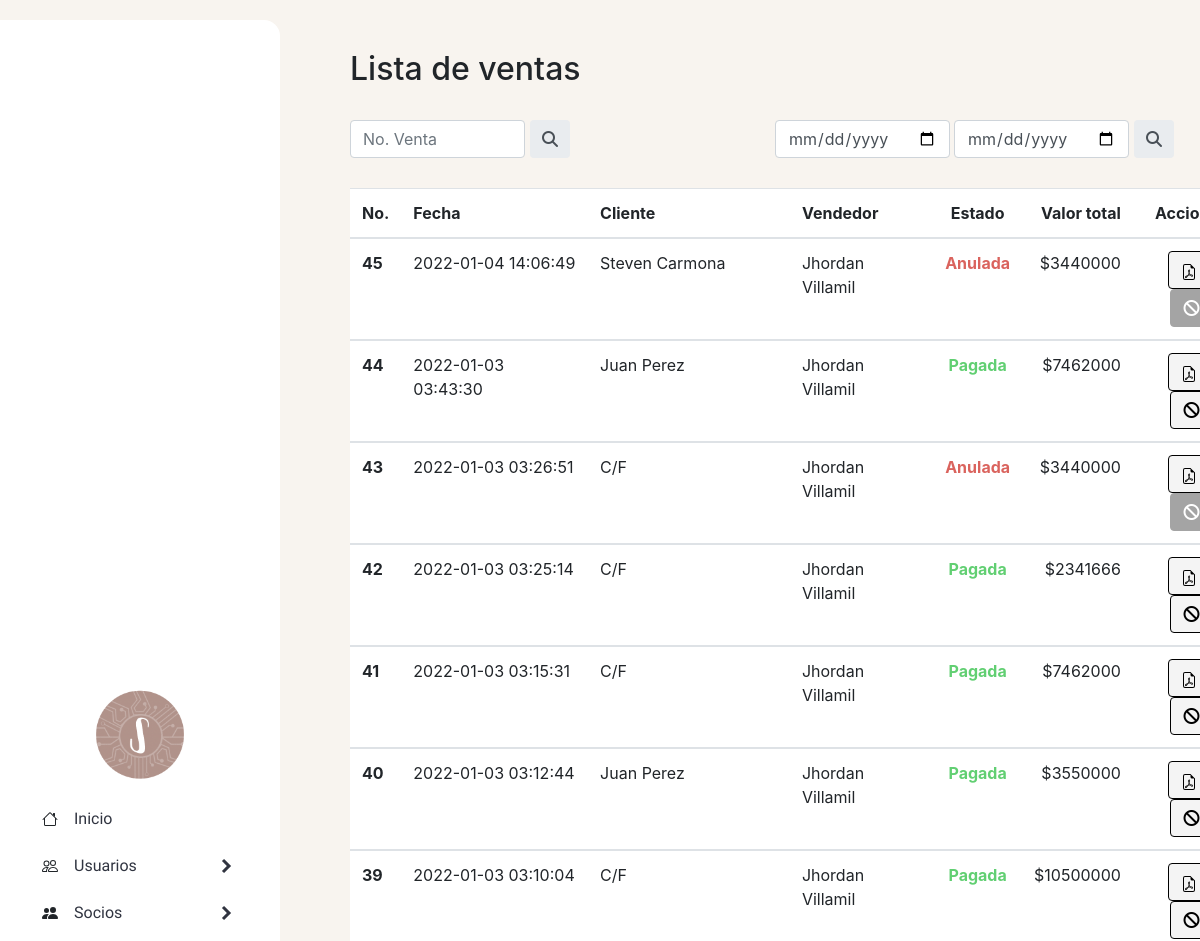
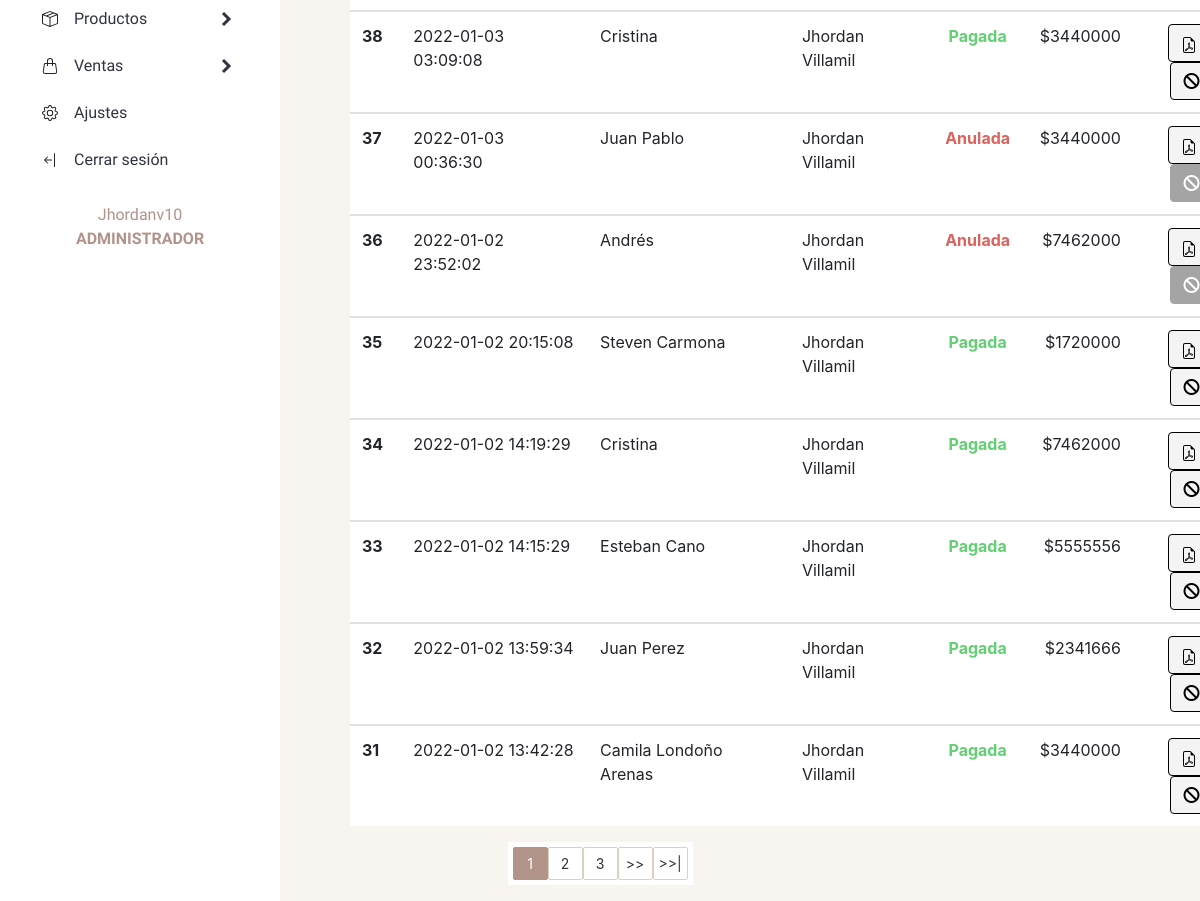
Screenshot of /sistema/ventas/listaventas.php (signed in) with the database file from the repository (2 pictures, top to bottom).
### tables this page shows
CREATE TABLE `venta` (
  `id_venta` int(15) NOT NULL,
  `id_cliente` int(15) NOT NULL,
  `id_usuario` int(15) NOT NULL,
  `fecha_venta` datetime NOT NULL DEFAULT current_timestamp(),
  `total_venta` int(30) NOT NULL,
  `estado` int(11) NOT NULL DEFAULT 1
);

CREATE TABLE `cliente` (
  `id_cliente` int(15) NOT NULL,
  `nombre_cliente` varchar(30) NOT NULL,
  `telefono` int(20) NOT NULL,
  `direccion` varchar(30) NOT NULL,
  `estado` int(11) NOT NULL DEFAULT 1
);

CREATE TABLE `usuarios` (
  `id_usuario` int(15) NOT NULL,
  `usuario` varchar(20) NOT NULL,
  `nombre_usuario` varchar(20) NOT NULL,
  `id_rol` int(2) NOT NULL,
  `correo` varchar(30) NOT NULL,
  `contrasena` varchar(155) NOT NULL,
  `estado` char(10) NOT NULL DEFAULT '1'
);

### sistema/ventas/listaventas.php (the view, shortened to what this page needs)
<!DOCTYPE html>
<html lang="en">
<head>
</head>
<body>
    <header>
        <?php include '../generales/headerapp.php' ?>
    </header>
    <section>
        <div>
            <h2 class="tittle-list">Lista de ventas</h2> <br>
        </div>
        <div class="buscador" id="buscar-venta">
            <form id="busqueda-venta" class="input-group rounded" action="buscadorventas.php" method="get">
                <input type="text" class="form-control rounded" aria-label="Search" aria-describedby="search-addon"
                name="busqueda" id="busqueda" placeholder="No. Venta" />
                <button class="input-group-text border-0" id="search-addon">
                    <i type="submit" class="fas fa-search"></i>
                </button>
            </form>
            <form id="busqueda-venta" class="input-group rounded" action="buscadorventas.php" method="get">
                <input type="date" class="form-control rounded" aria-label="Search" aria-describedby="search-addon"
                name="fecha_de" id="fecha_de" required/>
                <input type="date" class="form-control rounded" aria-label="Search" aria-describedby="search-addon"
                name="fecha_a" id="fecha_a" required/>
                <button class="input-group-text border-0" id="search-addon">
                    <i type="submit" class="fas fa-search"></i>
                </button>
            </form>
        </div>
        <table class="table">
            <thead>
                <tr>
                    <th>No.</th>
                    <th>Fecha</th>
                    <th>Cliente</th>
                    <th>Vendedor</th>
                    <th class="text-center">Estado</th>
                    <th class="text-right">Valor total</th>
                    <th class="text-center">Acciones</th>
                </tr>
            </thead>
            <?php
            $sql_registe = mysqli_query($conn, "SELECT COUNT(*) as total_registros
                FROM venta WHERE estado != 10");
            $result_register = mysqli_fetch_array($sql_registe);
            $total_registro = $result_register['total_registros'];
            $por_pagina = 15;
            if (empty($_GET['pagina'])) {
                $pagina = 1;
            } else {
                $pagina = $_GET['pagina'];
            }
            $desde = ($pagina - 1) * $por_pagina;
            $total_paginas = ceil($total_registro / $por_pagina);
            $query = mysqli_query($conn, "SELECT v.id_venta, v.fecha_venta, v.total_venta,
                                                v.estado, v.id_cliente,
                                                u.nombre_usuario as vendedor,
                                                cl.nombre_cliente as cliente
                                                FROM venta v
                                                INNER JOIN usuarios u
                                                ON v.id_usuario = u.id_usuario
                                                INNER JOIN cliente cl
                                                ON v.id_cliente = cl.id_cliente
                                                WHERE v.estado != 10
                                                ORDER BY v.fecha_venta DESC
                                                LIMIT $desde, $por_pagina");
            $result = mysqli_num_rows($query);
            if ($result > 0) {
                while ($data = mysqli_fetch_array($query)) {
                    if ($data['estado'] == 1) {
                        $estado =   ' <div class="pagada"> <b>
                                        <p>Pagada
                                        </p> </b>
                                    </div> ';
                    } else {
                        $estado =   ' <div class="anulada"> <b>
                                        <p >Anulada
                                        </p>  </b>
                                    </div> ';
                    }
            ?>
                    <tbody>
                        <tr id="row_<?php echo $data["id_venta"] ?>">
                            <th scope="row"><?php echo $data["id_venta"] ?> </th>
                            <td><?php echo $data["fecha_venta"] ?> </td>
                            <td> <?php echo $data["cliente"] ?> </td>
                            <td> <?php echo $data["vendedor"] ?> </td>
                            <td><?php echo $estado; ?> </td>
                            <td class="text-right"> <span>$</span><?php echo $data["total_venta"] ?> </td>
                            <td class="text-center">
                                <a href="http://localhost/stocksystem/sistema/ventas/factura/generaFactura.php?cl=<?php echo $data["id_cliente"]; ?>&f=<?php echo $data["id_venta"]; ?>"
                                target="_blank">
                                    <button type="button" id="button-ver" class="btn btn-sucess">
                                    </button>
                                </a>
                                <?php
                                if ($tipo_rol == 'Administrador') {
                                    if ($data['estado'] == 1) {
                                ?>
                                        <a href="anularventa.php?id=<?php echo $data["id_venta"] ?>">
                                            <button type="button" id="anular_venta" class="btn btn-danger">
                                                <i class="fas fa-ban"></i>
                                            </button>
                                        </a>
                                    <?php } else { ?>
                                        <a>
                                            <button type="button" id="inactive_venta" class="btn btn-danger">
                                                <i class="fas fa-ban"></i>
                                            </button>
                                        </a>
                            <?php
                                    }
                                }
                            } ?>
                            </td>
                        </tr>
                    <?php
                }
                    ?>
                    </tbody>
        </table>
        <div class="paginador">
            <ul>
                <?php
                for ($i = 1; $i <= $total_paginas; $i++) {
                    if ($i == $pagina) {
                        echo '<li class="pageSelected">' . $i . '</li>';
                    } else {
                        echo '<li><a href="?pagina=' . $i . '">' . $i . '</a></li>';
                    }
                }
                if ($pagina != $total_paginas) {
                ?>
                    <li><a href="?pagina= <?php echo $pagina + 1; ?>"> >> </a></li>
                    <li><a href="?pagina= <?php echo $total_paginas; ?> "> >>| </a></li>
                <?php } ?>
            </ul>
        </div>
    </section>
</body>
</html>

### sistema/generales/style_general.css (style rules this page uses)
section { background-color: #f8f4ef; height: 100vh; overflow-y: scroll; }
.tittle-list { padding: 50px 50px 0px 350px; }
.buscador { margin-left: 350px; }
table { margin-top: 30px; margin-left: 350px; max-width: 900px; background-color: #fff; }
.paginador { margin: 0px; display: flex; justify-content: center; }
.paginador ul { padding: 5px; list-style: none; background: #fff; display: -webkit-flex; display: -moz-flex; display: -ms-flex; display: -o-flex; display: flex; }
.paginador a, .pageSelected { color: #333; border: 1px solid #DCD0C0; border-radius: 2px; padding: 5px; display: inline-block; font-size: 14px; text-align: center; width: 35px; }
.pageSelected { color: #fff; background: #B19389; border: 1px solid #B19389; border-radius: 2px; }
.paginador ul li a { text-decoration: none; }
#buscar-venta { display: flex; justify-content: flex-start; }
#busqueda-venta input { max-width: 175px; margin-right: 5px; }
#busqueda-venta button { height: 38px; }
#button-ver { background-color: #F4F4F4; border: 1px solid #000; color: #000; margin-right: 5px; }
#anular_venta { background-color: #F4F4F4; border: 1px solid #000; color: #000; }
#inactive_venta { background-color: #A4A4A4; border: 1px solid #A4A4A4; cursor: default; }
.pagada { text-align: center; color: #61cf72; }
.anulada { text-align: center; color: #DA635D; }
.pagada p, .anulada p { margin: 0px; }

### rows the page displays
venta: id_venta "45", fecha_venta "2022-01-04 14:06:49", id_cliente.nombre_cliente "Steven Carmona", id_usuario.nombre_usuario "Jhordan Villamil", estado "Anulada", total_venta "3440000"
venta: id_venta "44", fecha_venta "2022-01-03 03:43:30", id_cliente.nombre_cliente "Juan Perez", id_usuario.nombre_usuario "Jhordan Villamil", estado "Pagada", total_venta "7462000"
venta: id_venta "43", fecha_venta "2022-01-03 03:26:51", id_cliente.nombre_cliente "C/F", id_usuario.nombre_usuario "Jhordan Villamil", estado "Anulada", total_venta "3440000"
venta: id_venta "42", fecha_venta "2022-01-03 03:25:14", id_cliente.nombre_cliente "C/F", id_usuario.nombre_usuario "Jhordan Villamil", estado "Pagada", total_venta "2341666"
venta: id_venta "41", fecha_venta "2022-01-03 03:15:31", id_cliente.nombre_cliente "C/F", id_usuario.nombre_usuario "Jhordan Villamil", estado "Pagada", total_venta "7462000"
venta: id_venta "40", fecha_venta "2022-01-03 03:12:44", id_cliente.nombre_cliente "Juan Perez", id_usuario.nombre_usuario "Jhordan Villamil", estado "Pagada", total_venta "3550000"
venta: id_venta "39", fecha_venta "2022-01-03 03:10:04", id_cliente.nombre_cliente "C/F", id_usuario.nombre_usuario "Jhordan Villamil", estado "Pagada", total_venta "10500000"
venta: id_venta "38", fecha_venta "2022-01-03 03:09:08", id_cliente.nombre_cliente "Cristina", id_usuario.nombre_usuario "Jhordan Villamil", estado "Pagada", total_venta "3440000"
venta: id_venta "37", fecha_venta "2022-01-03 00:36:30", id_cliente.nombre_cliente "Juan Pablo", id_usuario.nombre_usuario "Jhordan Villamil", estado "Anulada", total_venta "3440000"
venta: id_venta "36", fecha_venta "2022-01-02 23:52:02", id_cliente.nombre_cliente "Andrés", id_usuario.nombre_usuario "Jhordan Villamil", estado "Anulada", total_venta "7462000"
venta: id_venta "35", fecha_venta "2022-01-02 20:15:08", id_cliente.nombre_cliente "Steven Carmona", id_usuario.nombre_usuario "Jhordan Villamil", estado "Pagada", total_venta "1720000"
venta: id_venta "34", fecha_venta "2022-01-02 14:19:29", id_cliente.nombre_cliente "Cristina", id_usuario.nombre_usuario "Jhordan Villamil", estado "Pagada", total_venta "7462000"
venta: id_venta "33", fecha_venta "2022-01-02 14:15:29", id_cliente.nombre_cliente "Esteban Cano", id_usuario.nombre_usuario "Jhordan Villamil", estado "Pagada", total_venta "5555556"
venta: id_venta "32", fecha_venta "2022-01-02 13:59:34", id_cliente.nombre_cliente "Juan Perez", id_usuario.nombre_usuario "Jhordan Villamil", estado "Pagada", total_venta "2341666"
venta: id_venta "31", fecha_venta "2022-01-02 13:42:28", id_cliente.nombre_cliente "Camila Londoño Arenas", id_usuario.nombre_usuario "Jhordan Villamil", estado "Pagada", total_venta "3440000"

### other values shown
$_SESSION['usuario'] "Jhordanv10"
$tipo_rol "ADMINISTRADOR"
